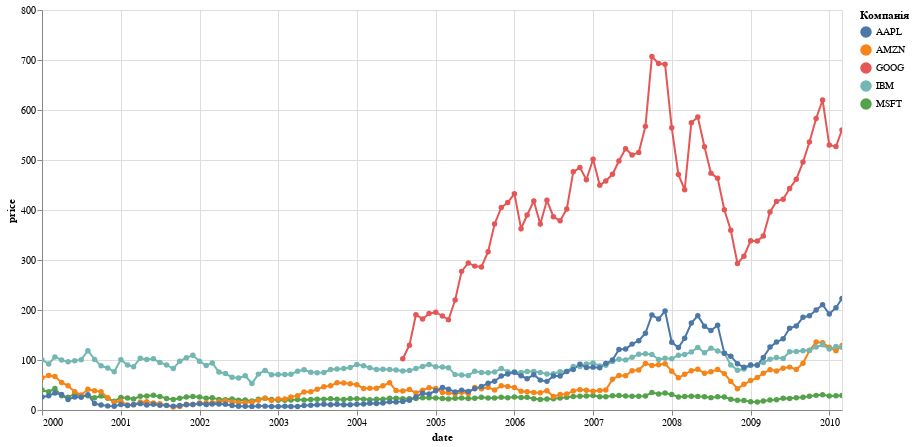

Notebook code for this chart:
### Code cell
line_chart = line_chart.encode(alt.Color('symbol:N', legend=alt.Legend(title='Компанія')))
line_chart

### Figure 1 — Vega-Lite specification as saved in the notebook (floating-point values rounded to 4 significant figures; data arrays with more than 128 entries replaced by an {"elided": "..."} marker saying what was removed)
{"config": {"view": {"continuousWidth": 400, "continuousHeight": 300}}, "data": {"name": "data-96e857a61c6b623bafe23440d582a500"}, "mark": {"type": "line", "point": true}, "encoding": {"color": {"type": "nominal", "field": "symbol", "legend": {"title": "Компанія"}}, "tooltip": [{"type": "nominal", "field": "symbol"}, {"type": "quantitative", "field": "price"}, {"type": "temporal", "field": "date"}], "x": {"type": "temporal", "field": "date"}, "y": {"type": "quantitative", "field": "price"}}, "height": 400, "selection": {"selector002": {"type": "interval", "bind": "scales", "encodings": ["x", "y"]}}, "width": 800, "$schema": "https://vega.github.io/schema/vega-lite/v4.8.1.json", "datasets": {"data-96e857a61c6b623bafe23440d582a500": {"elided": "560 records"}}}
